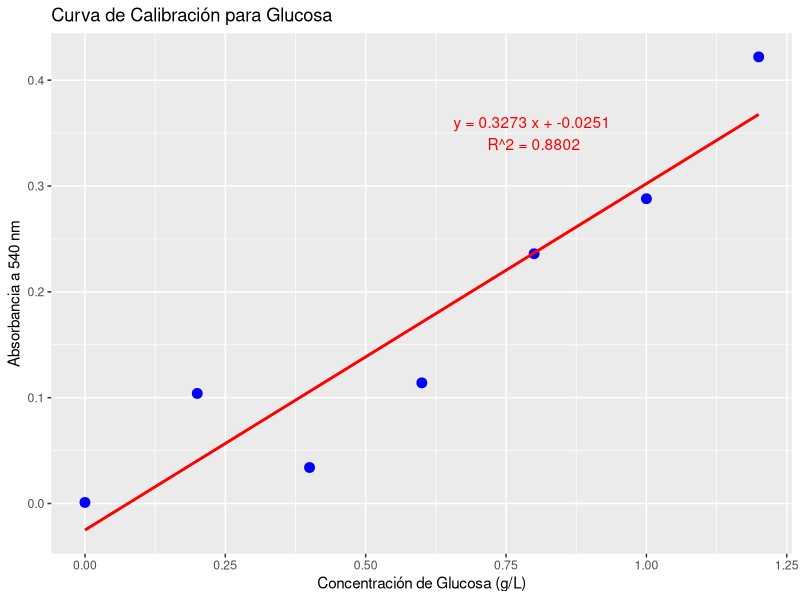
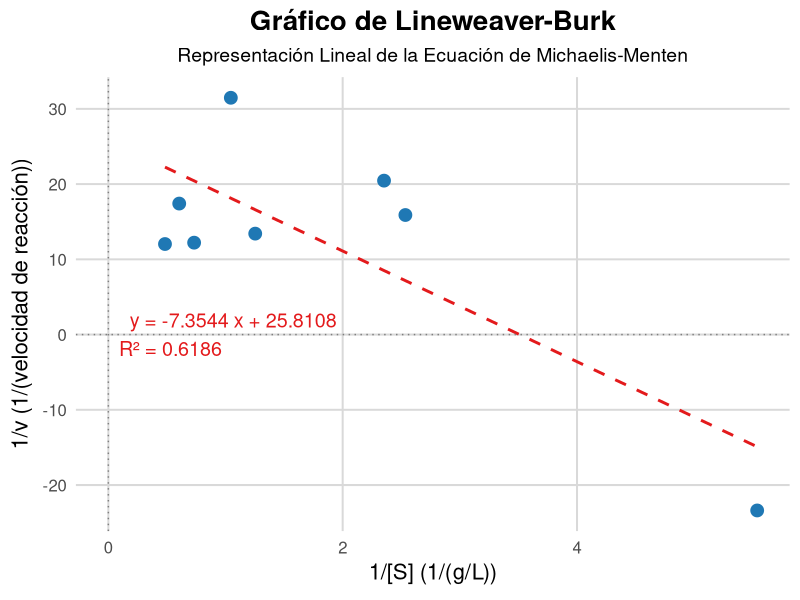

Write the R code that produced these figures, in order.
# Cargar las librerías necesarias
library(ggplot2)
library(dplyr)

# Datos de concentración de glucosa (g/L) y absorbancia promedio
glucose_conc <- c(0, 0.2, 0.4, 0.6, 0.8, 1.0, 1.2)
absorbance <- c(0.001, 0.104, 0.034, 0.114, 0.236, 0.288, 0.422)

# 1. Ajustar el modelo de regresión lineal para la curva de calibración
calibration_model <- lm(absorbance ~ glucose_conc)
summary(calibration_model)

# Extraer los coeficientes del modelo
intercept_calib <- coef(calibration_model)[1]
slope_calib <- coef(calibration_model)[2]
r_squared <- summary(calibration_model)$r.squared

# Graficar la curva de calibración
glucose_calibration_plot <- ggplot(data.frame(glucose_conc, absorbance), aes(x = glucose_conc, y = absorbance)) +
  geom_point(size = 3, color = "blue") +
  geom_smooth(method = "lm", color = "red", se = FALSE) +
  labs(title = "Curva de Calibración para Glucosa",
       x = "Concentración de Glucosa (g/L)",
       y = "Absorbancia a 540 nm") +
  annotate("text", x = 0.8, y = 0.35, 
           label = paste("y =", round(slope_calib, 4), "x +", round(intercept_calib, 4), 
                         "\nR^2 =", round(r_squared, 4)), color = "red")
print(glucose_calibration_plot)

# Datos de absorbancia para las muestras de amilasa salival (mediciones duplicadas)
absorbance_amilase <- c(0.001, 0.104, 0.034, 0.114, 0.236, 0.288, 0.422, 0.516, 0.652)

# 2. Convertir absorbancia a concentración de glucosa usando la ecuación de calibración
glucose_concentration_amilase <- (absorbance_amilase - intercept_calib) / slope_calib

# Tabla de resultados: Tubos, absorbancia y concentración de glucosa
resultados <- data.frame(
  Tubo = 1:9,
  Absorbancia = absorbance_amilase,
  Concentracion_Glucosa = glucose_concentration_amilase
)
print(resultados)

# Tiempos correspondientes a cada lectura en minutos
time <- c(0, 5, 10, 15, 20, 25, 30, 35, 40)

# 3. Calcular la velocidad de reacción inicial (diferencia de concentración en intervalos de tiempo)
reaction_rate <- diff(glucose_concentration_amilase) / diff(time)

# 4. Crear una tabla de concentraciones de sustrato y velocidades para análisis de Lineweaver-Burk
substrate_conc <- glucose_concentration_amilase[-1]  # Excluye el primer valor para los cálculos de velocidad
reciprocal_conc <- 1 / substrate_conc
reciprocal_rate <- 1 / reaction_rate

# 5. Ajustar el modelo Lineweaver-Burk (regresión lineal de 1/[S] vs. 1/v)
lb_model <- lm(reciprocal_rate ~ reciprocal_conc)
summary(lb_model)

# Extraer Vmax, Km y R²
intercept_lb <- coef(lb_model)[1]
slope_lb <- coef(lb_model)[2]
Vmax <- 1 / intercept_lb
Km <- slope_lb * Vmax
r_squared_lb <- summary(lb_model)$r.squared  # Calcular R² del modelo Lineweaver-Burk

# Mostrar resultados de Vmax y Km
cat("Vmax:", round(Vmax, 4), "\nKm:", round(Km, 4), "\n")

# Graficar el gráfico de Lineweaver-Burk con R² incluido
lineweaver_burk_plot <- ggplot(data.frame(reciprocal_conc, reciprocal_rate), 
                               aes(x = reciprocal_conc, y = reciprocal_rate)) +
  geom_point(size = 4, color = "#1f78b4") +  # Cambiar tamaño y color de puntos
  geom_smooth(method = "lm", color = "#e31a1c", se = FALSE, linetype = "dashed") +  # Línea ajustada con estilo
  labs(title = "Gráfico de Lineweaver-Burk",
       subtitle = "Representación Lineal de la Ecuación de Michaelis-Menten",
       x = expression("1/[S] (1/(g/L))"), 
       y = expression("1/v (1/(velocidad de reacción))")) +
  theme_minimal(base_size = 15) +  # Tema minimalista y ajuste de tamaño
  theme(
    plot.title = element_text(face = "bold", size = 20, hjust = 0.5),
    plot.subtitle = element_text(size = 14, hjust = 0.5),
    axis.title = element_text(face = "bold", size = 16),
    axis.text = element_text(size = 12, color = "grey30"),
    panel.grid.major = element_line(color = "grey85"),
    panel.grid.minor = element_blank()
  ) +
  annotate("text", x = 0.002, y = 0.05,
           label = paste("y =", round(slope_lb, 4), "x +", round(intercept_lb, 4),
                         "\nR² =", round(r_squared_lb, 4)), color = "#e31a1c", size = 5, hjust = -0.1) +
  geom_hline(yintercept = 0, color = "grey50", linetype = "dotted") +  # Línea horizontal en el origen
  geom_vline(xintercept = 0, color = "grey50", linetype = "dotted")    # Línea vertical en el origen

# Mostrar el gráfico
print(lineweaver_burk_plot)

# Resultado final de Km y Vmax
list(Vmax = Vmax, Km = Km)
